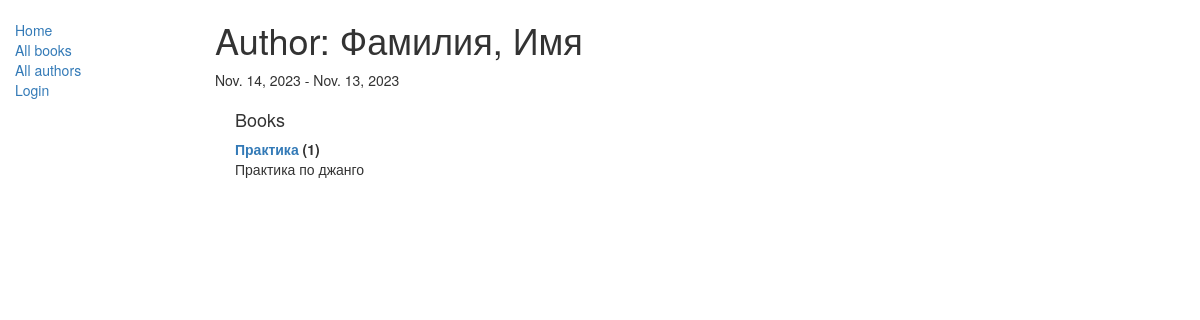
The page /catalog/author/1 on the database as committed earlier.
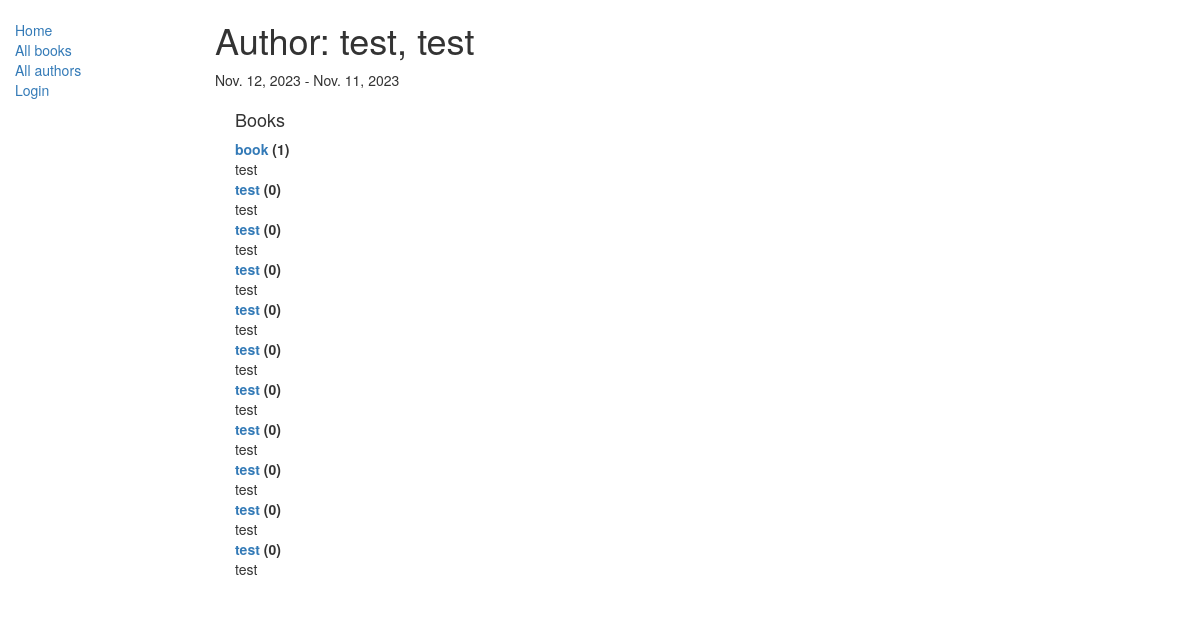
The same page on the database as committed later.
### catalog/models.py (models this page shows, shortened)
class Author(models.Model):
    first_name = models.CharField(max_length=100)
    last_name = models.CharField(max_length=100)
    date_of_birth = models.DateField(null=True, blank=True)
    date_of_death = models.DateField('died', null=True, blank=True)
    class Meta:
        ordering = ['last_name', 'first_name']
    def __str__(self):
        return f'{self.last_name}, {self.first_name}'

class Book(models.Model):
    title = models.CharField(max_length=200)
    author = models.ForeignKey('Author', on_delete=models.RESTRICT, null=True)
    summary = models.TextField(
        max_length=1000, help_text="Enter a brief description of the book")
    isbn = models.CharField('ISBN', max_length=13,
                            unique=True,
                            help_text='13 Character <a href="https://www.isbn-international.org/content/what-isbn'
                                      '">ISBN number</a>')
    genre = models.ManyToManyField(
        Genre, help_text="Select a genre for this book")
    language = models.ForeignKey(
        'Language', on_delete=models.SET_NULL, null=True)
    class Meta:
        ordering = ['title', 'author']
    def display_genre(self):
        """Creates a string for the Genre. This is required to display genre in Admin."""
        return ', '.join([genre.name for genre in self.genre.all()[:3]])
    display_genre.short_description = 'Genre'
    def __str__(self):
        return self.title

### catalog/views.py (the view)
# urls.py: path('author/<int:pk>', views.AuthorDetailView.as_view(), name='author-detail'),
class AuthorDetailView(generic.DetailView):
    model = Author

### catalog/templates/catalog/author_detail.html (shortened to what this page needs)
{% extends "base_generic.html" %}
{% block content %}
<h1>Author: {{ author }} </h1>
<p>{{author.date_of_birth}} - {% if author.date_of_death %}{{author.date_of_death}}{% endif %}</p>
<div style="margin-left:20px;margin-top:20px">
<h4>Books</h4>
<dl>
{% for book in author.book_set.all %}
  <dt><a href="{% url 'book-detail' book.pk %}">{{book}}</a> ({{book.bookinstance_set.all.count}})</dt>
  <dd>{{book.summary}}</dd>
  {% empty %}
  <p>This author has no books.</p>
{% endfor %}
</dl>
</div>
{% endblock %}
{% block sidebar %}
  {{ block.super }}
{% endblock %}

Rows that differ between the two databases and show on the page:
removed Book: title "Практика", bookinstance_set.all.count "1", summary "Практика по джанго"
changed Author: last_name+first_name "Фамилия, Имя" → "test, test"; date_of_birth "Nov. 14, 2023" → "Nov. 12, 2023"; date_of_death "Nov. 13, 2023" → "Nov. 11, 2023"
added Book: title "book", bookinstance_set.all.count "1", summary "test"
now on this page (row edited): Book: title "test", bookinstance_set.all.count "0", summary "test"
now on this page (row edited): Book: title "test", bookinstance_set.all.count "0", summary "test"
added Book: title "test", bookinstance_set.all.count "0", summary "test"
added Book: title "test", bookinstance_set.all.count "0", summary "test"
added Book: title "test", bookinstance_set.all.count "0", summary "test"
added Book: title "test", bookinstance_set.all.count "0", summary "test"
added Book: title "test", bookinstance_set.all.count "0", summary "test"
added Book: title "test", bookinstance_set.all.count "0", summary "test"
added Book: title "test", bookinstance_set.all.count "0", summary "test"
added Book: title "test", bookinstance_set.all.count "0", summary "test"
